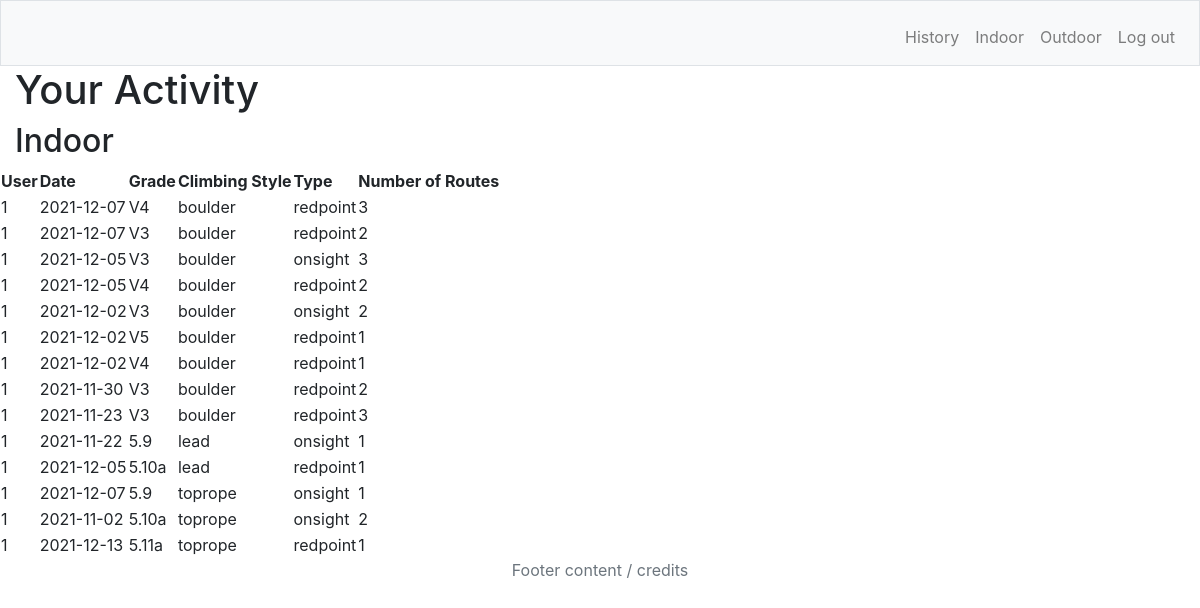
Page /history (signed in) on the earlier database version.
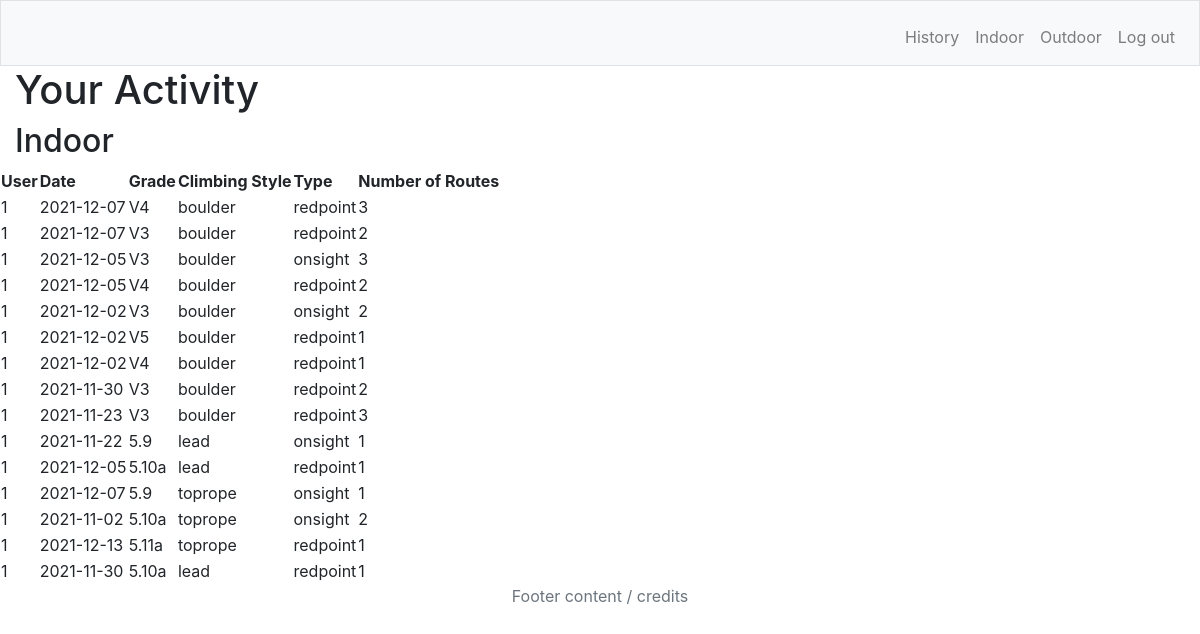
Same page on the later database version.
### tables this page shows
CREATE TABLE indoor (user_id INTEGER NOT NULL, date TEXT, grade TEXT, type TEXT, num_routes INTEGER, send_type TEXT, FOREIGN KEY (user_id) REFERENCES users (user_id));

### app.py (the view)
@app.route("/history")
def history():
    user = session['user_id']
    conn = get_db()
    rows = conn.execute('SELECT * FROM indoor WHERE user_id = ?', (user,) ).fetchall()
    conn.close()
    return render_template("history.html", rows = rows)

### app.py (called while the page is built)
def get_db():
    conn = sql.connect('climbs.db')
    conn.row_factory = sql.Row
    return conn

### templates/history.html
{% extends "layout.html" %}
{% block main %}
<h1>Your Activity</h1>
<h2>Indoor</h2>
<div class = "row">
    <table id = "results-table">
        <tr>
            <th>User</th>
            <th>Date</th>
            <th>Grade</th>
            <th>Climbing Style</th>
            <th>Type</th>
            <th>Number of Routes</th>
        </tr>
        {% for row in rows %}
        <tr>
            <td>{{ row['user_id'] }}</td>
            <td>{{ row['date'] }}</td>
            <td>{{ row['grade'] }}</td>
            <td>{{ row['type'] }}</td>
            <td>{{ row['send_type'] }}</td>
            <td>{{ row['num_routes'] }}</td>
        </tr>
        {% endfor %}
    </table>
</div>
{% endblock %}

### templates/layout.html (shortened to what this page needs)
<!DOCTYPE html>
<html lang = "en">
<head>
    <link href = "static/styles.css" rel = "stylesheet">
    <link rel="stylesheet" href="https://cdn.jsdelivr.net/npm/bootstrap@4.5.3/dist/css/bootstrap.min.css">
</head>
<nav class = "navbar navbar-expand-md navbar-light bg-light border">
    {% if session.user_id %}
        <ul class="navbar-nav mr-auto mt-2">
            <li class="nav-item"><a class="nav-link" href="/history">History</a></li>
            <li class="nav-item"><a class="nav-link" href="/homepage">Indoor</a></li>
            <li class="nav-item"><a class="nav-link" href="/outdoor">Outdoor</a></li>
            <li class="nav-item"><a class="nav-link" href="/logout">Log out</a></li>
        </ul>
    {% endif %}
</nav>
<body>
   <main class = "container-fluid">
    {% block main %}{% endblock %}
   </main>
</body>
<footer class = "text-center text-muted">
    <p>Footer content / credits</p>
</footer>
</html>

### static/styles.css (style rules this page uses)
body { font-family: 'Segoe UI', Tahoma, Geneva, Verdana, sans-serif; font-weight: 400; }

Differences in the rows shown:
added indoor: user_id "1", date "2021-11-30", grade "5.10a", type "lead", send_type "redpoint", num_routes "1"
